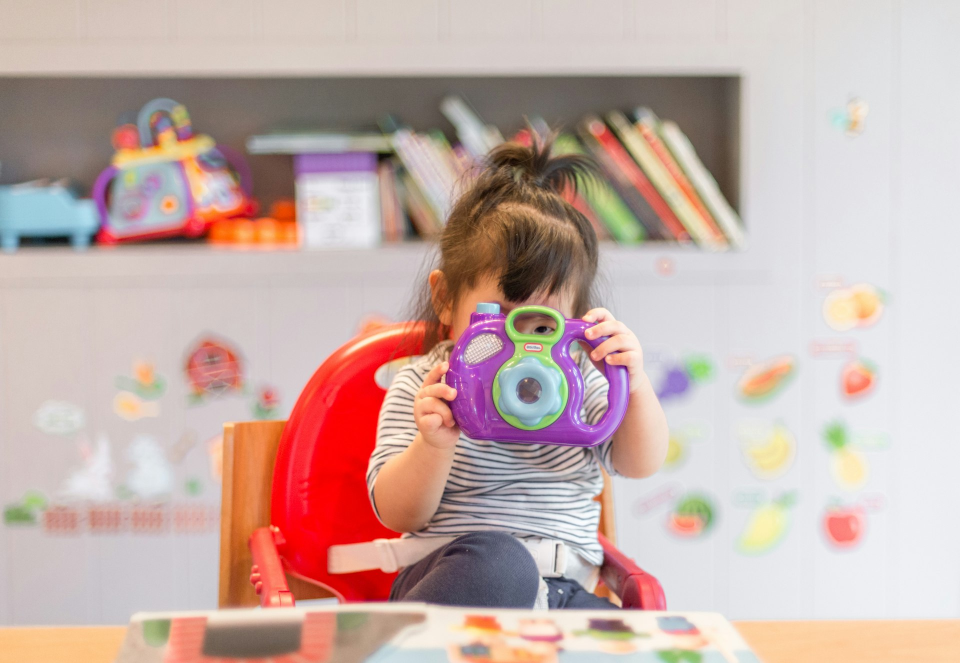
#> input picture assets/sheets/hero-2.jpg, 1920 x 1326 px, found by its file name (shown at 1/2 size)
$ python prep-images.py
#> lines starting #> are read from the running program, lines starting #| are printed output that depends on the picture; pictures that were not available may be replaced by others from this repository, and a replacement may not be noted
"""
Two one-off image preparations.

  python scripts/prep-images.py

1. hero-2.jpg -> hero-home.jpg
   At desktop widths the hero crops vertically, not horizontally, so
   object-position cannot shift the subject sideways. Trimming the left edge
   is what actually moves her left.

2. the uploaded portrait -> efrat-portrait.jpg
   7.7MB PNG at 1696x2528 down to a 4:5 web JPEG. The crop takes the top of
   the frame, which also drops the generator's corner mark.
"""

from PIL import Image

# ---- 1. hero ----------------------------------------------------------------
hero = Image.open("public/images/hero-2.jpg").convert("RGB")
#> hero is the input picture: PIL image 1920x1326 RGB; mean R, G, B 198.8, 174.2, 168.5
trim = int(hero.width * 0.18)
#> trim = 345
hero_out = hero.crop((trim, 0, hero.width, hero.height))
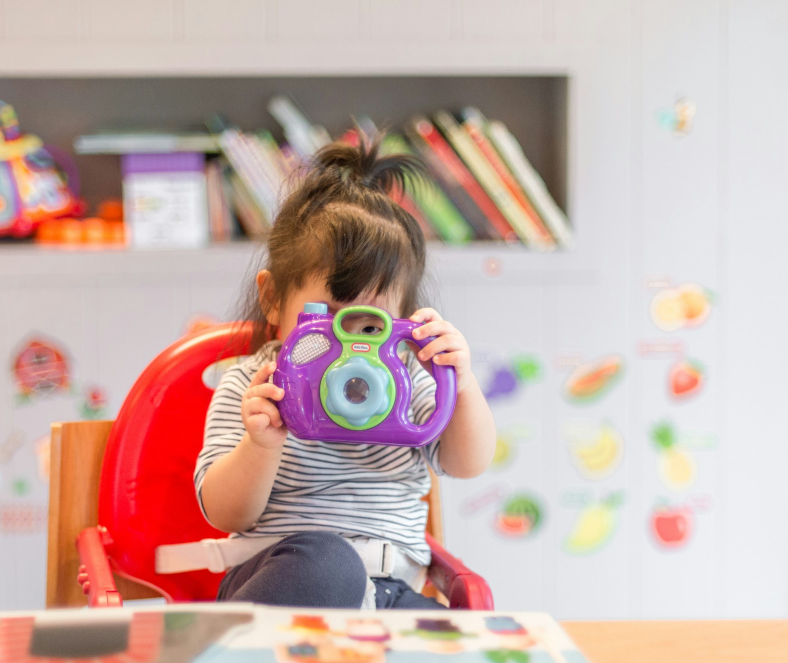
#> hero_out: PIL image 1575x1326 RGB (shown at 1/2 size); mean R, G, B 199.8, 172.8, 167.1
hero_out.save("public/images/hero-home.jpg", quality=84, optimize=True, progressive=True)
print(f"hero {hero.size} -> {hero_out.size}  public/images/hero-home.jpg")
#| hero (1920, 1326) -> (1575, 1326)  public/images/hero-home.jpg

# ---- 2. portrait ------------------------------------------------------------
src = Image.open("public/images/Gemini_Generated_Image_h7xp7vh7xp7vh7xp.png").convert("RGB")
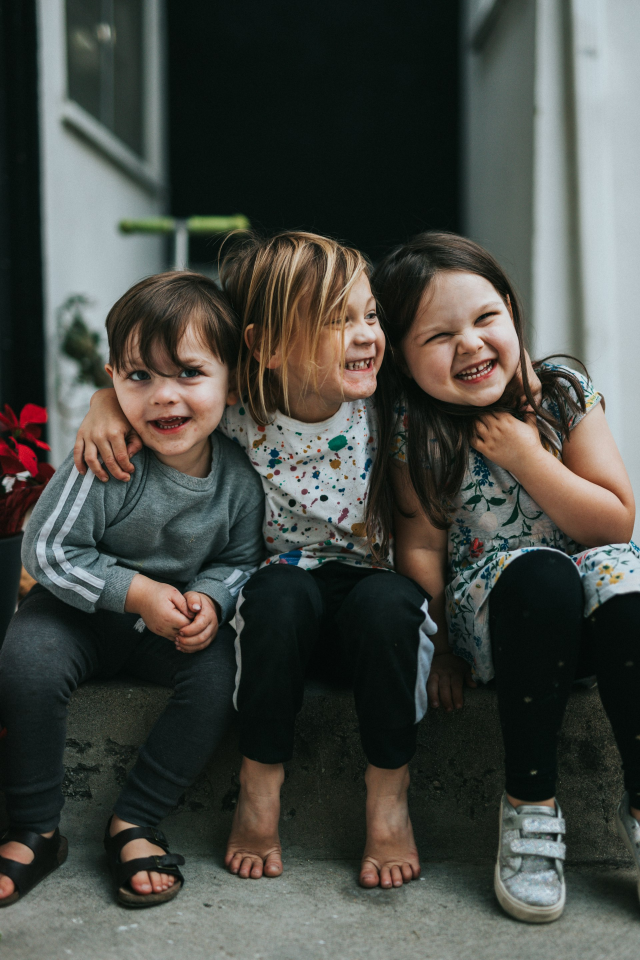
#> input picture assets/sheets/hero-1.jpg, 1920 x 2879 px, given in place of Gemini_Generated_Image_h7xp7vh7xp7vh7xp.png, which was not available (shown at 1/3 size)
#> src is the input picture: PIL image 1920x2879 RGB; mean R, G, B 71.7, 74.3, 68.6
target_h = int(src.width * 5 / 4)
#> target_h = 2400
portrait = src.crop((0, 0, src.width, min(target_h, src.height)))
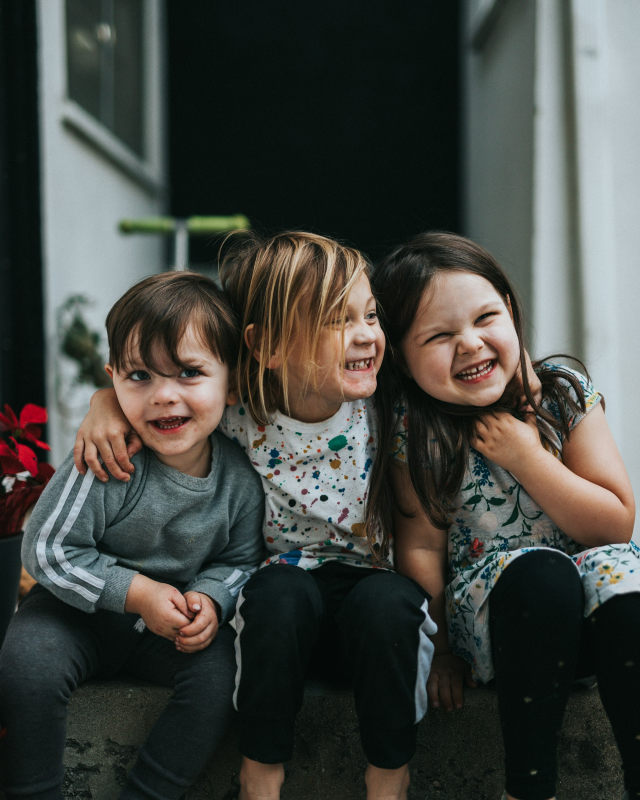
#> portrait: PIL image 1920x2400 RGB (shown at 1/3 size); mean R, G, B 68.2, 70.7, 65.5
portrait = portrait.resize((1000, int(1000 * portrait.height / portrait.width)), Image.LANCZOS)
#> portrait: PIL image 1000x1250 RGB
portrait.save("public/images/efrat-portrait.jpg", quality=82, optimize=True, progressive=True)
print(f"portrait {src.size} -> {portrait.size}  public/images/efrat-portrait.jpg")
#| portrait (1920, 2879) -> (1000, 1250)  public/images/efrat-portrait.jpg
